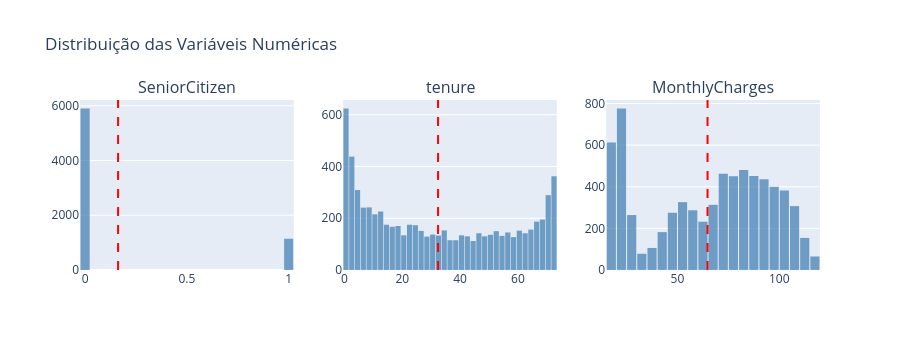

Notebook source saved alongside this figure:
### Code cell
import numpy as np
import pandas as pd
import plotly.graph_objects as go
from plotly.subplots import make_subplots
from scipy.stats import skew, kurtosis

# selecionar colunas numéricas
num_cols = df.select_dtypes(include=np.number).columns

n = len(num_cols)
ncols = 3
nrows = int(np.ceil(n / ncols))

fig = make_subplots(
    rows=nrows,
    cols=ncols,
    subplot_titles=num_cols
)

print("===== ANÁLISE DE DISTRIBUIÇÕES =====\n")

for i, col in enumerate(num_cols):

    row = i // ncols + 1
    col_pos = i % ncols + 1

    data = df[col].dropna()

    # métricas estatísticas
    mean_val = data.mean()
    skew_val = skew(data)
    kurt_val = kurtosis(data)

    print(f"{col}")
    print(f"Média: {mean_val:.2f}")
    print(f"Assimetria (Skewness): {skew_val:.2f}")
    print(f"Curtose: {kurt_val:.2f}")
    print("-"*40)

    # histograma
    fig.add_trace(
        go.Histogram(
            x=data,
            nbinsx=40,
            marker_color="steelblue",
            opacity=0.75,
            showlegend=False
        ),
        row=row,
        col=col_pos
    )

    # linha da média
    fig.add_vline(
        x=mean_val,
        line_color="red",
        line_dash="dash",
        row=row,
        col=col_pos
    )

fig.update_layout(
    height=350*nrows,
    title="Distribuição das Variáveis Numéricas",
    bargap=0.1
)

fig.show()

### Figure 1 — Plotly figure (JSON) as saved in the notebook; plotly's stock layout.template omitted (floating-point values rounded to 4 significant figures; data arrays with more than 128 entries replaced by an {"elided": "..."} marker saying what was removed)
{"data": [{"marker": {"color": "steelblue"}, "nbinsx": 40, "opacity": 0.75, "showlegend": false, "type": "histogram", "x": {"elided": "7043 int values"}, "xaxis": "x", "yaxis": "y"}, {"marker": {"color": "steelblue"}, "nbinsx": 40, "opacity": 0.75, "showlegend": false, "type": "histogram", "x": {"elided": "7043 int values"}, "xaxis": "x2", "yaxis": "y2"}, {"marker": {"color": "steelblue"}, "nbinsx": 40, "opacity": 0.75, "showlegend": false, "type": "histogram", "x": {"elided": "7043 float values"}, "xaxis": "x3", "yaxis": "y3"}], "layout": {"annotations": [{"font": {"size": 16}, "showarrow": false, "text": "SeniorCitizen", "x": 0.1444, "xanchor": "center", "xref": "paper", "y": 1, "yanchor": "bottom", "yref": "paper"}, {"font": {"size": 16}, "showarrow": false, "text": "tenure", "x": 0.5, "xanchor": "center", "xref": "paper", "y": 1, "yanchor": "bottom", "yref": "paper"}, {"font": {"size": 16}, "showarrow": false, "text": "MonthlyCharges", "x": 0.8556, "xanchor": "center", "xref": "paper", "y": 1, "yanchor": "bottom", "yref": "paper"}], "bargap": 0.1, "height": 350, "shapes": [{"line": {"color": "red", "dash": "dash"}, "type": "line", "x0": 0.1621, "x1": 0.1621, "xref": "x", "y0": 0, "y1": 1, "yref": "y domain"}, {"line": {"color": "red", "dash": "dash"}, "type": "line", "x0": 32.37, "x1": 32.37, "xref": "x2", "y0": 0, "y1": 1, "yref": "y2 domain"}, {"line": {"color": "red", "dash": "dash"}, "type": "line", "x0": 64.76, "x1": 64.76, "xref": "x3", "y0": 0, "y1": 1, "yref": "y3 domain"}], "title": {"text": "Distribuição das Variáveis Numéricas"}, "xaxis": {"anchor": "y", "domain": [0, 0.2889]}, "xaxis2": {"anchor": "y2", "domain": [0.3556, 0.6444]}, "xaxis3": {"anchor": "y3", "domain": [0.7111, 1]}, "yaxis": {"anchor": "x", "domain": [0, 1]}, "yaxis2": {"anchor": "x2", "domain": [0, 1]}, "yaxis3": {"anchor": "x3", "domain": [0, 1]}}}
